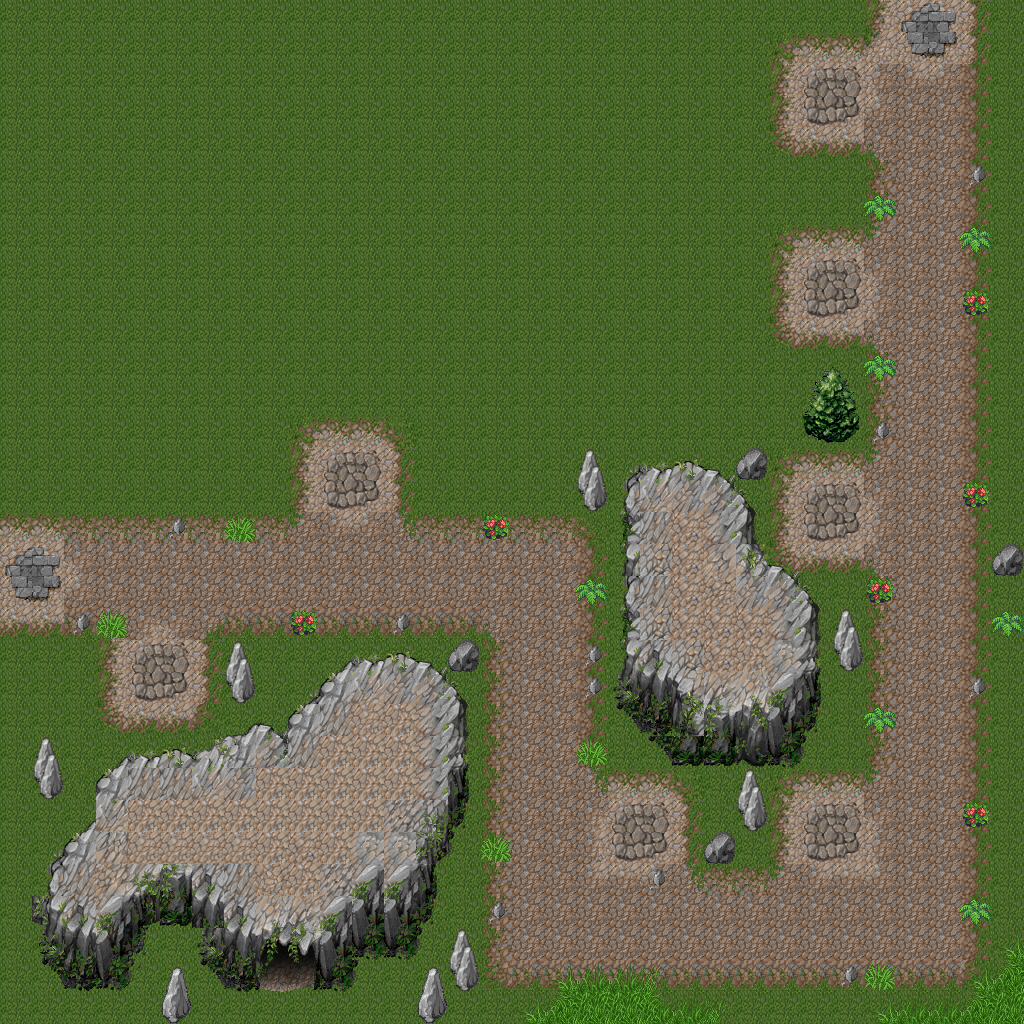

The image is a tile-based game level rendered from a .tmx file. Its description and source (layers, tilesets, objects; grid data summarised) follow:
An orthogonal 32x32 tile map with 32x32 px tiles, 2 tile layers (map, adds) and 18 objects (7x tower, 5x collision, 4x border, startPoint, endPoint).

<map version="1.0" tiledversion="1.1.3" orientation="orthogonal" renderorder="right-down" width="32" height="32" tilewidth="32" tileheight="32" infinite="0" nextobjectid="6">
 <tileset firstgid="1" source="TinyXML/tileset.tsx" />
 <layer name="map" width="32" height="32">
  <data>[1024 cells, 1024 non-empty, 36 distinct tile ids]</data>
 </layer>
 <layer name="adds" width="32" height="32">
  <data>[1024 cells, 258 non-empty, 102 distinct tile ids]</data>
 </layer>
 <objectgroup name="collisions">
  <object id="2" name="collision" x="0" y="0" width="576" height="544" />
  <object id="4" name="collision" x="0" y="608" width="512" height="416" />
  <object id="5" name="collision" x="960" y="0" width="64" height="1024" />
  <object id="6" name="collision" x="512" y="960" width="448" height="64" />
  <object id="7" name="collision" x="576" y="0" width="320" height="896" />
 </objectgroup>
 <objectgroup name="points">
  <object id="15" name="startPoint" x="896" y="0" width="64" height="64" />
  <object id="16" name="endPoint" x="0" y="544" width="64" height="64" />
 </objectgroup>
 <objectgroup name="towers">
  <object id="8" name="tower" x="800" y="64" width="64" height="64" />
  <object id="9" name="tower" x="800" y="256" width="64" height="64" />
  <object id="10" name="tower" x="800" y="480" width="64" height="64" />
  <object id="11" name="tower" x="800" y="800" width="64" height="64" />
  <object id="12" name="tower" x="608" y="800" width="64" height="64" />
  <object id="13" name="tower" x="320" y="448" width="64" height="64" />
  <object id="14" name="tower" x="128" y="640" width="64" height="64" />
 </objectgroup>
 <objectgroup name="border">
  <object id="2" name="border" x="0" y="0" width="1024" height="32" />
  <object id="3" name="border" x="0" y="992" width="1024" height="32" />
  <object id="4" name="border" x="0" y="32" width="32" height="960" />
  <object id="5" name="border" x="992" y="32" width="32" height="960" />
 </objectgroup>
</map>
